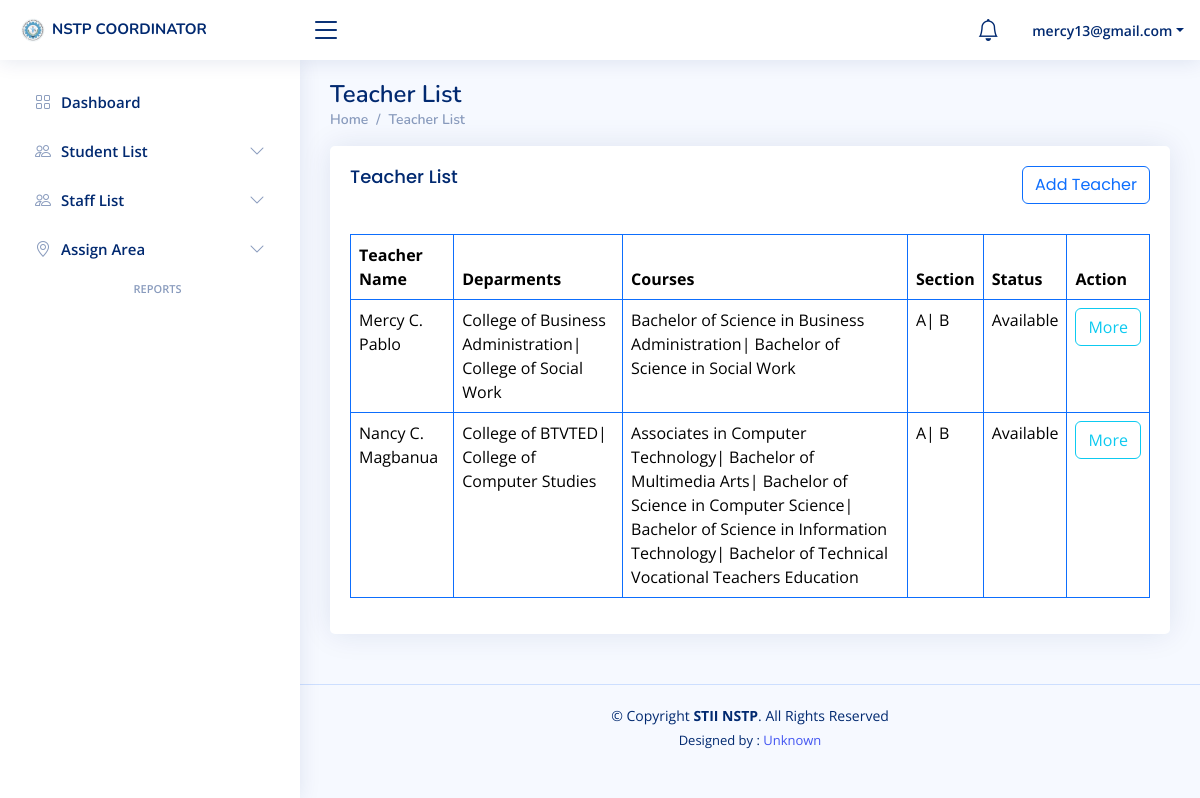
/Coordinator/teacher_list.php (signed in), run on the app's committed database.
### tables this page shows
CREATE TABLE `t_assign` (
  `t_assign_id` int(11) NOT NULL,
  `t_id` int(11) NOT NULL,
  `d_id` int(11) NOT NULL,
  `c_id` int(11) NOT NULL,
  `s_id` int(11) NOT NULL,
  `section` varchar(255) NOT NULL,
  `status` varchar(255) NOT NULL DEFAULT 'Available',
  `date` timestamp NOT NULL DEFAULT current_timestamp() ON UPDATE current_timestamp(),
  `co_id` int(11) NOT NULL
);

CREATE TABLE `teacher` (
  `t_id` int(11) NOT NULL,
  `full_name` varchar(255) NOT NULL,
  `email` varchar(255) NOT NULL,
  `password` varchar(255) NOT NULL,
  `confirm_password` varchar(255) NOT NULL,
  `contact_number` varchar(255) NOT NULL,
  `status` varchar(255) NOT NULL,
  `date` timestamp NOT NULL DEFAULT current_timestamp() ON UPDATE current_timestamp(),
  `r_id` int(11) NOT NULL,
  `profile_picture` varchar(255) NOT NULL,
  `valid_id` varchar(255) NOT NULL,
  `address` varchar(255) NOT NULL,
  `gender` varchar(255) NOT NULL,
  `birthdate` varchar(255) NOT NULL,
  `age` varchar(255) NOT NULL,
  `civil_status` varchar(255) NOT NULL
);

### Coordinator/teacher_list.php (the view, shortened to what this page needs)
<?php
if (isset($_SESSION['email']) && isset($_SESSION['co_id']) && ($_SESSION['password']) ) {
?>
<!DOCTYPE html>
<html lang="en">
<head>
  <link href="assets/vendor/bootstrap/css/bootstrap.min.css" rel="stylesheet">
  <link href="assets/vendor/bootstrap-icons/bootstrap-icons.css" rel="stylesheet">
  <link href="assets/vendor/boxicons/css/boxicons.min.css" rel="stylesheet">
  <link href="assets/vendor/quill/quill.snow.css" rel="stylesheet">
  <link href="assets/vendor/quill/quill.bubble.css" rel="stylesheet">
  <link href="assets/vendor/remixicon/remixicon.css" rel="stylesheet">
  <link href="assets/vendor/simple-datatables/style.css" rel="stylesheet">
  <link href="assets/css/style.css" rel="stylesheet">
</head>
<body>
<?php include 'Include/header.php'; ?>
<?php include 'Include/sidebar.php'; ?>
  <main id="main" class="main">
    <div class="pagetitle">
      <h1>Teacher List</h1>
      <nav>
        <ol class="breadcrumb">
          <li class="breadcrumb-item"><a href="dashboard.php">Home</a></li>
          <li class="breadcrumb-item">Teacher List</li>
        </ol>
      </nav>
    </div>
    <section class="section">
      <div class="row">
        <div class="col-lg-12">
          <div class="card">
            <div class="card-body">
              <div class="row">
              	<div class="col-lg-12">
              		<h5 class="card-title">Teacher List
                    <a href="teacher_add.php" style="float: right;" class="btn btn-outline-primary">
                      Add Teacher
                    </a>
                  </h5><br>
              	</div><br>
              </div>
              <table class="table table-bordered border-primary">
                <thead>
                  <tr>
                    <th scope="col">Teacher Name</th>
                    <th scope="col">Deparments</th>
                    <th scope="col">Courses</th>
                    <th scope="col">Section</th>
                    <th scope="col">Status</th>
                    <th scope="col">Action</th>
                  </tr>
                </thead>
                <tbody>
                 <?php
include 'conn.php';
$query = "
    SELECT
        t_assign.t_id, t_assign.status, t_assign.t_assign_id, teacher.full_name,
        GROUP_CONCAT(DISTINCT departments.department_name SEPARATOR '| ') AS department_name,
        GROUP_CONCAT(DISTINCT course.course_name SEPARATOR '| ') AS course_name,
        GROUP_CONCAT(DISTINCT t_assign.section SEPARATOR '| ') AS section
    FROM t_assign
    LEFT JOIN teacher ON t_assign.t_id = teacher.t_id
    LEFT JOIN departments ON t_assign.d_id = departments.d_id
    LEFT JOIN course ON t_assign.c_id = course.c_id
    GROUP BY t_assign.t_id, t_assign.status
";
$result = mysqli_query($conn, $query);
?>
<?php while ($row = mysqli_fetch_assoc($result)): ?>
    <tr>
        <td><?php echo $row['full_name']; ?></td>
        <td><?php echo $row['department_name']; ?></td>
        <td><?php echo $row['course_name']; ?></td>
        <td><?php echo $row['section']; ?></td>
        <td><?php echo $row['status']; ?></td>
        <td>
          <a href="t_assign_info.php?t_assign_id=<?php echo $row['t_assign_id']; ?>" class="btn btn-outline-info">More</a>
        </td>
    </tr>
<?php endwhile; ?>
                </tbody>
              </table>
            </div>
          </div>
        </div>
      </div>
    </section>
  </main>
  <footer id="footer" class="footer">
    <div class="copyright">
      &copy; Copyright <strong><span>STII NSTP</span></strong>. All Rights Reserved
    </div>
    <div class="credits">
      Designed by : <a href="#">Unknown</a>
    </div>
  </footer>
</body>
</html>
<?php
}else{
    header("Location: sign_in.php");
    exit();
}
?>

### Coordinator/assets/css/style.css (style rules this page uses)
:root { scroll-behavior: smooth; }
body { font-family: "Open Sans", sans-serif; background: #f6f9ff; color: #444444; }
a { color: #4154f1; text-decoration: none; }
h1, h2, h3, h4, h5, h6 { font-family: "Nunito", sans-serif; }
#main { margin-top: 60px; padding: 20px 30px; transition: all 0.3s; }
.pagetitle { margin-bottom: 10px; }
.pagetitle h1 { font-size: 24px; margin-bottom: 0; font-weight: 600; color: #012970; }
.card { margin-bottom: 30px; border: none; border-radius: 5px; box-shadow: 0px 0 30px rgba(1, 41, 112, 0.1); }
.card-title { padding: 20px 0 15px 0; font-size: 18px; font-weight: 500; color: #012970; font-family: "Poppins", sans-serif; }
.card-body { padding: 0 20px 20px 20px; }
.breadcrumb { font-size: 14px; font-family: "Nunito", sans-serif; color: #899bbd; font-weight: 600; }
.breadcrumb a { color: #899bbd; transition: 0.3s; }
.breadcrumb .breadcrumb-item::before { color: #899bbd; }
@media (min-width: 1200px) { #main, #footer { margin-left: 300px; } }
.footer { padding: 20px 0; font-size: 14px; transition: all 0.3s; border-top: 1px solid #cddfff; }
.footer .copyright { text-align: center; color: #012970; }
.footer .credits { padding-top: 5px; text-align: center; font-size: 13px; color: #012970; }

### data on the page
t_assign: t.full_name "Mercy C. Pablo", department_name "College of Business Administration| College of Social Work", course_name "Bachelor of Science in Business Administration| Bachelor of Science in Social Work", section "A| B", status "Available"
t_assign: t.full_name "Nancy C. Magbanua", department_name "College of BTVTED| College of Computer Studies", course_name "Associates in Computer Technology| Bachelor of Multimedia Arts| Bachelor of Science in Computer Science| Bachelor of Science in Information Technology| Bachelor of Technical Vocational Teachers Education", section "A| B", status "Available"

### other printed values
$_SESSION['email'] "mercy13@gmail.com"
